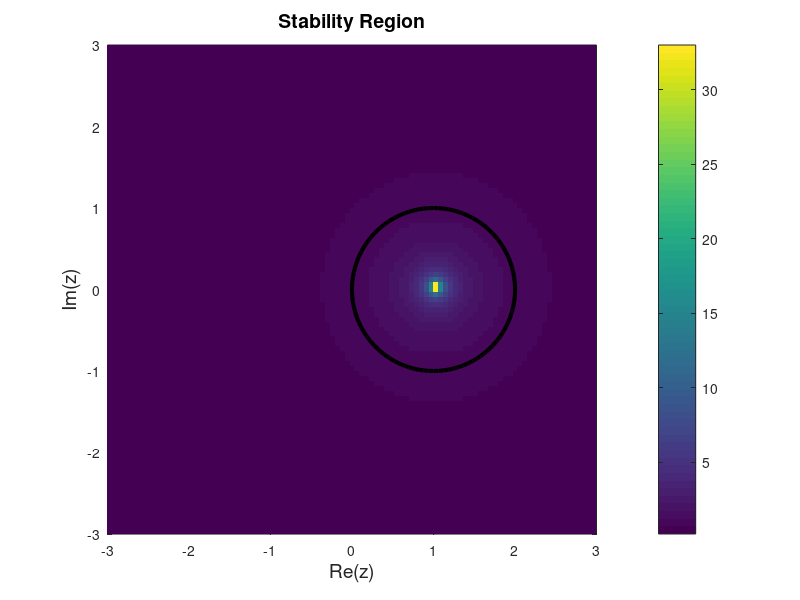

Write the MATLAB code that produced this figure.
% set up z in a complex plane
z_re1d = linspace(-3,3,100);
z_im1d = linspace(-3,3,100);
[z_re, z_im] = meshgrid(z_re1d, z_im1d);

z = z_re + 1i*z_im;

%% the growth factor G(z)

% forward Euler
%G = 1 + z;

% improved Euler
%G = 1 + z + z.^2/2;

% RK-4
% G=1+z+z.^2/2+z.^3/6+z.^4/24;

% Backward Euler
G = 1./(1-z);


% plot 1-contour of the magnitude of the growth factor
figure(1), clf
% optionally, show the surface not just the 1-contour:
pcolor(z_re, z_im, abs(G)); shading flat; hold on;
contour(z_re, z_im, abs(G), [1 1], 'k', 'linewidth', 3);
grid on, axis equal;
xlabel('Re(z)','fontsize',14);
ylabel('Im(z)','fontsize',14);
%axis([min(z_re1d) max(z_re1d) min(z_im) max(z_im)]);
title('Stability Region', 'fontsize', 14);
colorbar